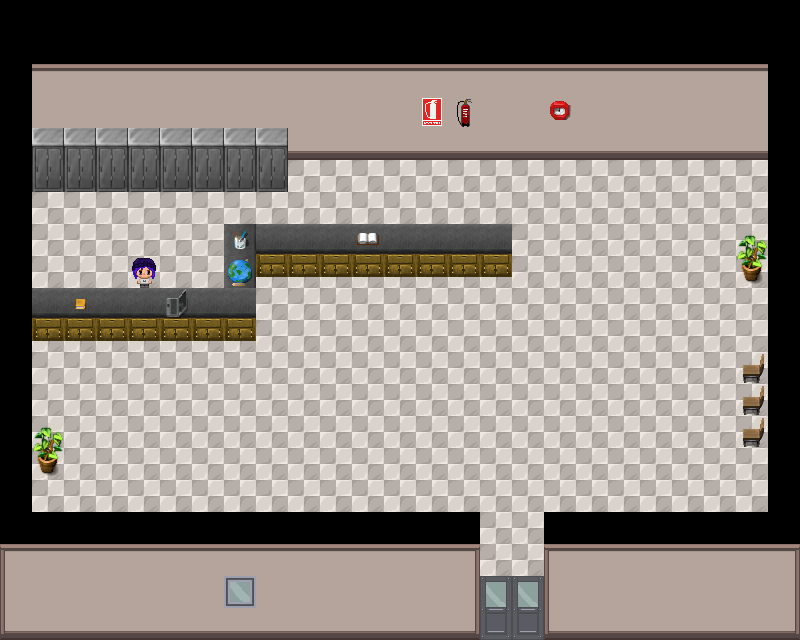

A level layout from a 2D game, rendered from its tile map. Below: a short description, then the map file with tile-grid data replaced by summaries:
An orthogonal 25x20 tile map with 32x32 px tiles, 3 tile layers (Capa de Patrones 1, Capa de patrones 2, Capa de patrones 3), 1 hidden layer not drawn, 6 tilesets and 4 objects (2x Cartel, Teleport, Player).

<map version="1.0" tiledversion="1.1.4" orientation="orthogonal" renderorder="left-up" width="25" height="20" tilewidth="32" tileheight="32" infinite="0" nextobjectid="6">
 <properties>
  <property name="helicopter" value="..\assets\helicopter.png" />
 </properties>
 <tileset firstgid="1" name="Tileset_Tutorial_NIVEL_Beta1_NURIA" tilewidth="32" tileheight="32" tilecount="1980" columns="60">
  <image source="Tileset_Tutorial_NIVEL_Beta1_NURIA.png" width="1920" height="1056" />
 </tileset>
 <tileset firstgid="1981" name="Tileset_1 (1)" tilewidth="32" tileheight="32" tilecount="272" columns="16">
  <image source="Tileset_1 (1).png" width="512" height="574" />
 </tileset>
 <tileset firstgid="2253" name="Tileset_Tutorial_NIVEL_Beta1_AARON" tilewidth="32" tileheight="32" tilecount="1980" columns="60">
  <image source="Tileset_Tutorial_NIVEL_Beta1_AARON.png" width="1920" height="1056" />
 </tileset>
 <tileset firstgid="4233" name="TilesetDefinitivo" tilewidth="32" tileheight="32" tilecount="1980" columns="60">
  <image source="TilesetBetaTutorial.png" width="1920" height="1056" />
 </tileset>
 <tileset firstgid="6213" name="2ckdj8" tilewidth="32" tileheight="32" tilecount="256" columns="16">
  <image source="2ckdj8.png" width="512" height="512" />
 </tileset>
 <tileset firstgid="6469" name="Personaje9" tilewidth="32" tileheight="32" tilecount="12" columns="3">
  <image source="Personaje9.png" width="96" height="128" />
 </tileset>
 <layer name="Capa de Patrones 1" width="25" height="20">
  <data>[500 cells, 500 non-empty, 14 distinct tile ids]</data>
 </layer>
 <layer name="Capa de patrones 2" width="25" height="20">
  <data>[500 cells, 35 non-empty, 4 distinct tile ids]</data>
 </layer>
 <layer name="Capa de patrones 3" width="25" height="20">
  <data>[500 cells, 62 non-empty, 15 distinct tile ids]</data>
 </layer>
 <layer name="Collidable" width="25" height="20" visible="0">
  <properties>
   <property name="collidable" type="bool" value="true" />
  </properties>
  <data>[500 cells, 265 non-empty, 1 distinct tile ids]</data>
 </layer>
 <objectgroup name="Capa de Objetos 1">
  <object id="1" name="Tendero" type="Cartel" x="130" y="257" width="32" height="32">
   <properties>
    <property name="Message " value="¡HOLA CARACOLA!" />
    <property name="toShop" type="int" value="1" />
   </properties>
  </object>
  <object id="2" name="Tendero" type="Cartel" x="129" y="323" width="32" height="32">
   <properties>
    <property name="Message " value="¡HOLA CARACOLA!" />
    <property name="toShop" type="int" value="1" />
   </properties>
  </object>
  <object id="3" name="PuertaTienda1" type="Teleport" x="480.667" y="542.667" width="62" height="9.33333">
   <properties>
    <property name="changeLevel" type="int" value="0" />
   </properties>
  </object>
  <object id="5" name="Player" type="Player" x="494.333" y="475.333" width="32" height="32">
   <properties>
    <property name="numFrames" type="int" value="3" />
    <property name="textureHeight" type="int" value="32" />
    <property name="textureID" value="helicopter" />
    <property name="textureWidth" type="int" value="32" />
   </properties>
  </object>
 </objectgroup>
</map>
